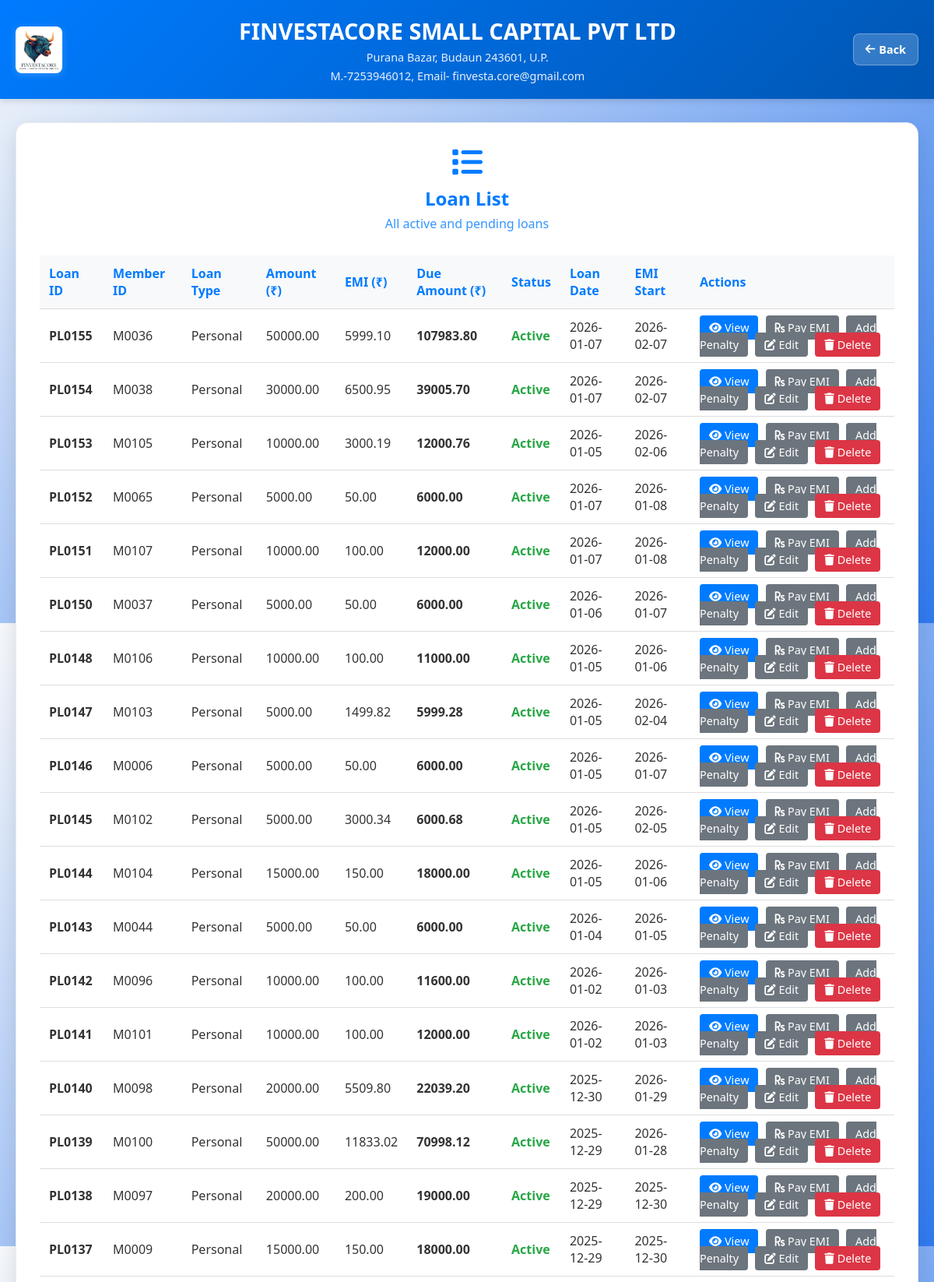
Screenshot of /loan_list (upper part) with the database file from the repository.
### tables this page shows
CREATE TABLE loans (
                loan_id TEXT PRIMARY KEY,
                member_id TEXT,
                loan_type TEXT,
                amount REAL,
                purpose TEXT,
                tenure_months INTEGER,
                tenure_days INTEGER,
                interest_rate REAL,
                emi REAL,
                repayment_type TEXT,
                guarantor_id TEXT,
                status TEXT DEFAULT 'Pending',
                date_issued TEXT,
                loan_date TEXT,
                payment_mode TEXT,
                ref_id TEXT,
                emi_start_date TEXT,
                emi_end_date TEXT
            , total_paid REAL DEFAULT 0, due_amount REAL, loan_closed_date TEXT, emi_type TEXT);

### app.py (the view)
@app.route('/loan_list')
def loan_list():
    loans_list = []
    with get_db_connection() as conn:
        cursor = conn.cursor()
        cursor.execute("""
            SELECT l.loan_id, l.member_id, l.loan_type, l.amount, l.emi, l.due_amount, l.status,
                   l.loan_date, l.emi_start_date, l.loan_closed_date, l.total_paid,  -- Keep other fields as needed
                   m.full_name as member_name
            FROM loans l
            JOIN members m ON l.member_id = m.id
            ORDER BY l.loan_id DESC
        """)
        rows = cursor.fetchall()
        for row in rows:
            loans_list.append(dict(row))
    return render_template('loan_list.html', loans=loans_list)

### app.py (called while the page is built)
def get_db_connection():
    conn = sqlite3.connect(DB_PATH)
    conn.row_factory = sqlite3.Row # Allows dict-like access
    return conn

### templates/loan_list.html (shortened to what this page needs)
<!DOCTYPE html>
<html lang="en">
<head>
    <link rel="stylesheet" href="https://cdnjs.cloudflare.com/ajax/libs/font-awesome/6.4.0/css/all.min.css">
</head>
<body>
    <header>
        <div class="header-left">
            <img src="{{ url_for('static', filename='fin.jpg') }}" alt="FINVESTACORE Logo" class="logo">
        </div>
        <div class="header-center">
            <h1>FINVESTACORE SMALL CAPITAL PVT LTD</h1>
            <p>Purana Bazar, Budaun 243601, U.P.</p>
            <p>M.-7253946012, Email- finvesta.core@gmail.com</p>
        </div>
        <a href="/" class="back-button" title="Back to Home">
            <i class="fas fa-arrow-left"></i> Back
        </a>
    </header>
    <div class="container-fluid">
        <div class="row">
            <div class="col-md-12">
                <div class="main-container">
                    <div class="form-header">
                        <i class="fas fa-list"></i>
                        <h2>Loan List</h2>
                        <p class="text-muted">All active and pending loans</p>
                    </div>
                    <div class="table-container">
    {% if loans %}
    <table>
        <thead>
            <tr>
                <th>Loan ID</th>
                <th>Member ID</th>
                <th>Loan Type</th>
                <th>Amount (₹)</th>
                <th>EMI (₹)</th>
                <th>Due Amount (₹)</th>
                <th>Status</th>
                <th>Loan Date</th>
                <th>EMI Start</th>
                <th>Actions</th>
            </tr>
        </thead>
        <tbody>
            {% for loan in loans %}
            <tr>
                <td><strong>{{ loan.loan_id }}</strong></td>
                <td>{{ loan.member_id }}</td>
                <td>{{ loan.loan_type }}</td>
                <td>{{ "%.2f"|format(loan.amount) }}</td>
                <td>{{ "%.2f"|format(loan.emi) }}</td>
                <td><strong class="text-success">{{ "%.2f"|format(loan.due_amount or 0) }}</strong></td>
                <td class="status-{{ loan.status.lower() }}">{{ loan.status }}</td>
                <td>{{ loan.loan_date or 'N/A' }}</td>
                <td>{{ loan.emi_start_date or 'N/A' }}</td>
                <td>
                    <a href="/loan/view/{{ loan.loan_id }}" class="btn btn-primary"><i class="fas fa-eye"></i> View</a>
                    {% if loan.status in ['Active', 'Pending'] %}
                    <a href="/pay_emi?loan_id={{ loan.loan_id }}" class="btn btn-secondary"><i class="fas fa-rupee-sign"></i> Pay EMI</a>
                    <a href="{{ url_for('add_penalty', loan_id=loan.loan_id) }}" class="btn btn-secondary">Add Penalty</a>
                    {% endif %}
                    <a href="/loan/edit/{{ loan.loan_id }}" class="btn btn-secondary"><i class="fas fa-edit"></i> Edit</a>
                    <a href="/loan/delete/{{ loan.loan_id }}" class="btn btn-danger" onclick="return confirm('Delete this loan?')"><i class="fas fa-trash"></i> Delete</a>
                </td>
            </tr>
            {% endfor %}
        </tbody>
    </table>
    {% else %}
    <div class="no-loans">
        <i class="fas fa-inbox" style="font-size: 3em; color: #ddd; margin-bottom: 10px; display: block;"></i>
        <p>No loans found. <a href="/add_loan">Add a new loan</a> to get started.</p>
    </div>
    {% endif %}
</div>
                </div>
            </div>
        </div>
    </div>
</body>
</html>

### templates/loan_list.html (style rules this page uses)
body { font-family: 'Segoe UI', Tahoma, Geneva, Verdana, sans-serif; margin: 0; padding: 0; background: linear-gradient(135deg, #f5f7fa 0%, #3079ee 100%); color: #333; }
header { background: linear-gradient(135deg, #007bff 0%, #0056b3 100%); color: white; padding: 20px; box-shadow: 0 4px 6px rgba(0,0,0,0.1); display: flex; align-items: center; justify-content: space-between; }
.header-left { display: flex; align-items: center; gap: 15px; }
.logo { width: 60px; height: 60px; border-radius: 8px; box-shadow: 0 2px 10px rgba(255,255,255,0.2); }
.header-center { flex: 1; text-align: center; }
.header-center h1 { margin: 0; font-size: 1.8em; }
.header-center p { margin: 5px 0 0 0; font-size: 0.9em; opacity: 0.9; }
.back-button { background: rgba(255, 255, 255, 0.2); color: white; border: 1px solid rgba(255, 255, 255, 0.3); padding: 10px 15px; border-radius: 8px; cursor: pointer; font-size: 0.9em; font-weight: bold; text-decoration: none; display: inline-flex; align-items: center; gap: 5px; transition: all 0.3s ease; }
.container-fluid { padding: 0 20px; }
.row { margin: 0; }
.main-container { max-width: none; margin: 30px auto 20px; padding: 30px; background: white; border-radius: 15px; box-shadow: 0 8px 25px rgba(0,0,0,0.1); border: 1px solid #e9ecef; }
.form-header { text-align: center; color: #007bff; margin-bottom: 30px; }
.form-header i { font-size: 2.5em; margin-bottom: 10px; display: block; }
.form-header h2 { margin: 0 0 5px 0; }
.form-header p { margin: 0; opacity: 0.8; }
.table-container { overflow-x: auto; margin-top: 20px; }
table { width: 100%; border-collapse: collapse; margin-bottom: 20px; }
th, td { padding: 12px; text-align: left; border-bottom: 1px solid #ddd; }
th { background: #f8f9fa; font-weight: bold; color: #007bff; }
.status-active { color: #28a745; font-weight: bold; }
.btn { padding: 6px 12px; border-radius: 4px; text-decoration: none; font-size: 0.9em; transition: all 0.3s; margin-right: 5px; }
.btn-primary { background: #007bff; color: white; border: none; }
.btn-secondary { background: #6c757d; color: white; border: none; }
.btn-danger { background: #dc3545; color: white; border: none; }

### rows the page displays
loans: loan_id "PL0155", member_id "M0036", loan_type "Personal", amount "50000.00", emi "5999.10", due_amount "107983.80", status "Active", loan_date "2026-01-07", emi_start_date "2026-02-07"
loans: loan_id "PL0154", member_id "M0038", loan_type "Personal", amount "30000.00", emi "6500.95", due_amount "39005.70", status "Active", loan_date "2026-01-07", emi_start_date "2026-02-07"
loans: loan_id "PL0153", member_id "M0105", loan_type "Personal", amount "10000.00", emi "3000.19", due_amount "12000.76", status "Active", loan_date "2026-01-05", emi_start_date "2026-02-06"
loans: loan_id "PL0152", member_id "M0065", loan_type "Personal", amount "5000.00", emi "50.00", due_amount "6000.00", status "Active", loan_date "2026-01-07", emi_start_date "2026-01-08"
loans: loan_id "PL0151", member_id "M0107", loan_type "Personal", amount "10000.00", emi "100.00", due_amount "12000.00", status "Active", loan_date "2026-01-07", emi_start_date "2026-01-08"
loans: loan_id "PL0150", member_id "M0037", loan_type "Personal", amount "5000.00", emi "50.00", due_amount "6000.00", status "Active", loan_date "2026-01-06", emi_start_date "2026-01-07"
loans: loan_id "PL0148", member_id "M0106", loan_type "Personal", amount "10000.00", emi "100.00", due_amount "11000.00", status "Active", loan_date "2026-01-05", emi_start_date "2026-01-06"
loans: loan_id "PL0147", member_id "M0103", loan_type "Personal", amount "5000.00", emi "1499.82", due_amount "5999.28", status "Active", loan_date "2026-01-05", emi_start_date "2026-02-04"
loans: loan_id "PL0146", member_id "M0006", loan_type "Personal", amount "5000.00", emi "50.00", due_amount "6000.00", status "Active", loan_date "2026-01-05", emi_start_date "2026-01-07"
loans: loan_id "PL0145", member_id "M0102", loan_type "Personal", amount "5000.00", emi "3000.34", due_amount "6000.68", status "Active", loan_date "2026-01-05", emi_start_date "2026-02-05"
loans: loan_id "PL0144", member_id "M0104", loan_type "Personal", amount "15000.00", emi "150.00", due_amount "18000.00", status "Active", loan_date "2026-01-05", emi_start_date "2026-01-06"
loans: loan_id "PL0143", member_id "M0044", loan_type "Personal", amount "5000.00", emi "50.00", due_amount "6000.00", status "Active", loan_date "2026-01-04", emi_start_date "2026-01-05"
loans: loan_id "PL0142", member_id "M0096", loan_type "Personal", amount "10000.00", emi "100.00", due_amount "11600.00", status "Active", loan_date "2026-01-02", emi_start_date "2026-01-03"
loans: loan_id "PL0141", member_id "M0101", loan_type "Personal", amount "10000.00", emi "100.00", due_amount "12000.00", status "Active", loan_date "2026-01-02", emi_start_date "2026-01-03"
loans: loan_id "PL0140", member_id "M0098", loan_type "Personal", amount "20000.00", emi "5509.80", due_amount "22039.20", status "Active", loan_date "2025-12-30", emi_start_date "2026-01-29"
loans: loan_id "PL0139", member_id "M0100", loan_type "Personal", amount "50000.00", emi "11833.02", due_amount "70998.12", status "Active", loan_date "2025-12-29", emi_start_date "2026-01-28"
loans: loan_id "PL0138", member_id "M0097", loan_type "Personal", amount "20000.00", emi "200.00", due_amount "19000.00", status "Active", loan_date "2025-12-29", emi_start_date "2025-12-30"
loans: loan_id "PL0137", member_id "M0009", loan_type "Personal", amount "15000.00", emi "150.00", due_amount "18000.00", status "Active", loan_date "2025-12-29", emi_start_date "2025-12-30"
